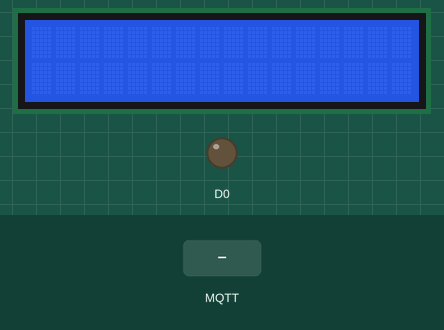
The sketch below on a simulated ESP8266 (NodeMCU). On the bench: 16×2 character LCD, output pins drawn as LEDs (lit = HIGH). The test bench sets the inputs (shaded band). WiFi joins after 1.5 s; servers stay silent unless stated; no MQTT or app messages arrive unless stated; pins used as bus, display or sensor lines are not drawn; what the sketch prints to the serial monitor is not drawn.

Above: at 2.7 s.
2.8 s: MQTT message "/Temperature" arrives on the first subscribed topic
At 5.0 s:
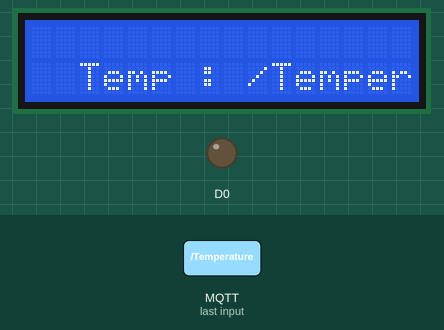
5.8 s: MQTT message "/Humidity" arrives on the first subscribed topic
At 8.5 s:
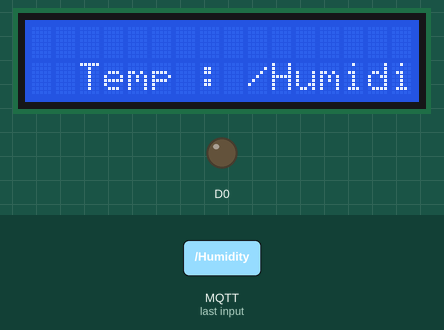
8.8 s: MQTT message "1" arrives on the first subscribed topic
At 11.5 s:
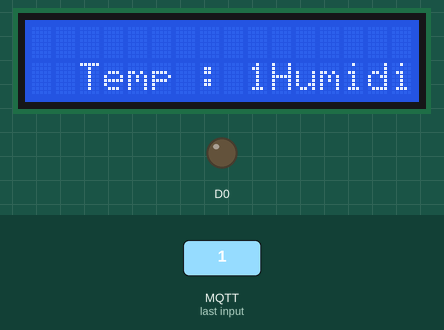
11.8 s: MQTT message "/Temperature" arrives on the second subscribed topic
At 13.8 s:
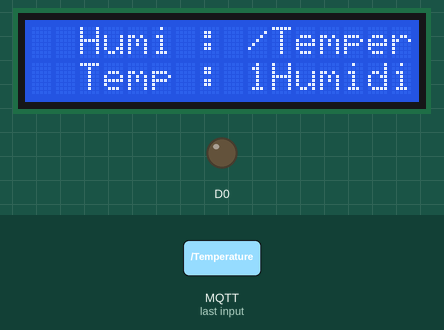
14.5 s: MQTT message "/Humidity" arrives on the second subscribed topic
At 14.9 s:
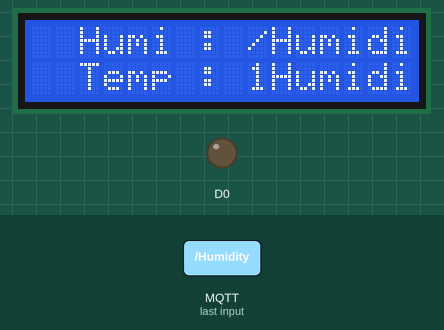
16.0 s: MQTT message "1" arrives on the second subscribed topic
At 17.2 s:
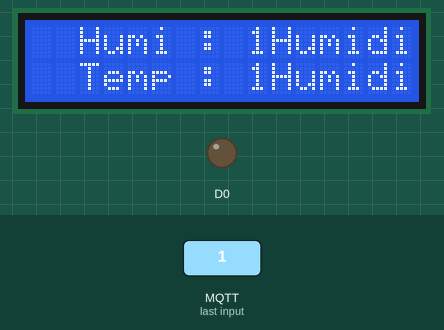
Timing chart, 0 to 18.5 s (numbered marks = the images above; inputs shaded):
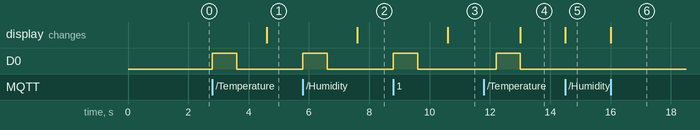

The sketch:

MQTT-sub.ino
```cpp
#include <ESP8266WiFi.h>
#include <PubSubClient.h>
#include <LiquidCrystal.h>
LiquidCrystal lcd(12, 14, 2, 0, 4, 5);
const char* ssid = "Apple TV";
const char* password = "APPLE_TV";

#define mqtt_server "m12.cloudmqtt.com"
#define mqtt_port 14459
#define mqtt_user "hwztqpui"
#define mqtt_password "FLj-CZ54RMFN"
float oldTemp = 0.0;
WiFiClient espClient;
PubSubClient client(espClient);
void setup() {
  pinMode(D0, OUTPUT);
  pinMode(D1, OUTPUT);
  pinMode(D2,OUTPUT);
  Serial.begin(115200);
  lcd.begin(16, 2);
//  lcd.setCursor(2, 0);
//  lcd.print("koy");
  delay(10);

  Serial.println();
  Serial.print("Connecting to ");
  Serial.println(ssid);

  WiFi.begin(ssid, password);

  while (WiFi.status() != WL_CONNECTED) {
    delay(500);
    Serial.print(".");
  }

  Serial.println("");
  Serial.println("WiFi connected");
  Serial.println("IP address: ");
  Serial.println(WiFi.localIP());

  client.setServer(mqtt_server, mqtt_port);
  client.setCallback(callback);
}

void loop() {
  if (!client.connected()) {
    Serial.print("Attempting MQTT connection...");
    if (client.connect("iotsub", mqtt_user, mqtt_password)) {
      Serial.println("connected");
      client.subscribe("/Temperature");
      client.subscribe("/Humidity");
    } else {
      Serial.print("failed, rc=");
      Serial.print(client.state());
      Serial.println(" try again in 5 seconds");
      delay(5000);
      return;
    }
  }
  client.loop();
}

void callback(char* topic, byte* payload, unsigned int length) {
  Serial.print("Message arrived [");
  Serial.print(topic);
  String msg = "";
  String to = "";
  int i = 0;
  while (i < length) msg += (char)payload[i++];
  Serial.println(msg);
  to = topic;
  Serial.print(to);
  if (to == "/Temperature") {
    digitalWrite(D0, HIGH);
    digitalWrite(D1, HIGH);
    digitalWrite(D2, HIGH);
    delay(800);
    digitalWrite(D0, LOW);
    digitalWrite(D1, LOW);
    digitalWrite(D2, LOW);
    delay(1000);
    lcd.setCursor(2,1);
    lcd.print("Temp : ");
    lcd.print(msg);
    Serial.print (msg.toFloat());
    if (msg.toFloat() < oldTemp) {
        digitalWrite(D0, HIGH);
        delay(800);
        digitalWrite(D0, LOW);
        digitalWrite(D1, HIGH);
        delay(800);
        digitalWrite(D1, LOW);
        digitalWrite(D2, HIGH);
        delay(800);
        digitalWrite(D2, LOW);
    } else if (msg.toFloat() > oldTemp) {
        digitalWrite(D2, HIGH);
        delay(800);
        digitalWrite(D2, LOW);
        digitalWrite(D1, HIGH);
        delay(800);
        digitalWrite(D1, LOW);
        digitalWrite(D0, HIGH);
        delay(800);
        digitalWrite(D0, LOW);
    } else if (msg.toFloat() == oldTemp) {
      digitalWrite(D0, LOW);
      digitalWrite(D1, LOW);
      digitalWrite(D2, LOW);
    }
    oldTemp = msg.toFloat();
  } else if (to == "/Humidity") {
    lcd.setCursor(2,0);
    lcd.print("Humi : ");
    lcd.print(msg);
  }
}
```

Measured:
- after the input at 2.8 s, D0: LOW → HIGH at once, → LOW 0.80 s later; the display: changes after 1.8 s (image 1)
- after the input at 5.8 s, D0: LOW → HIGH at once, → LOW 0.80 s later; the display: changes after 1.8 s (image 2)
- after the input at 8.8 s, D0: LOW → HIGH at once, → LOW 0.80 s later; the display: changes after 1.8 s (image 3)
- after the input at 11.8 s, the display: changes after 1.2 s (image 4)
- after the input at 14.5 s, the display: changes at once (image 5)
- after the input at 16.0 s, the display: changes at once (image 6)
